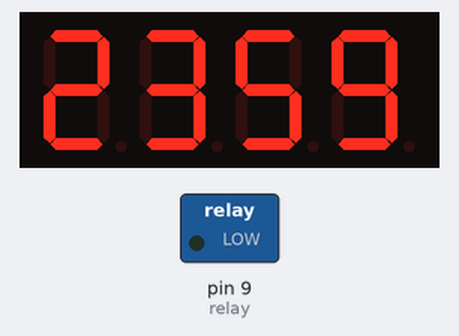
Bench run of a sketch on a simulated Arduino Uno, built with avr-gcc and run on an emulated ATmega328P. On the bench: 4-digit seven-segment display, switched loads named in the sketch (green lamp = pin HIGH). Wiring (inferred from the names in the program): 4-digit 7-segment display, segments lit when HIGH: segments pin 1, pin 2, pin 3, pin 4, pin 5, pin 6, pin 7, pin 8; digit selects pin 10, pin 11, pin 12, pin 13. Dashed ring = blinking. The segment pins are drawn as the display they are named for; pins used as bus, display or sensor lines are not drawn.

Above: at 0.1 s.
At 32.1 s:
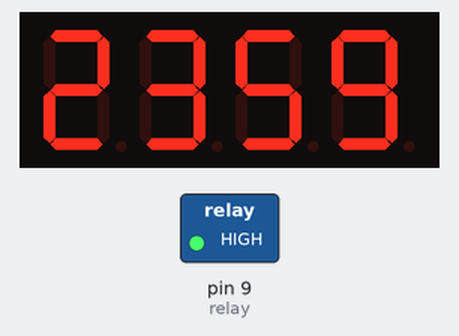
At 64.1 s:
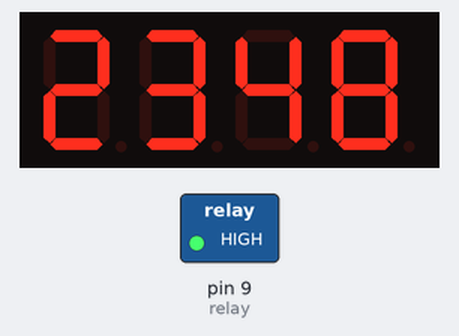
At 128.1 s:
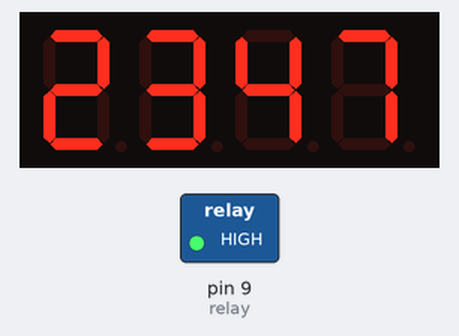
Timing chart, 0 to 130.0 s (numbered marks = the images above):
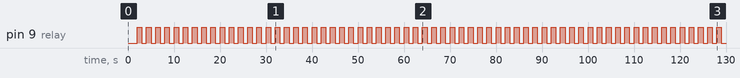

The sketch:

Clock.ino
```cpp
int segA = 1;
int segB = 2;
int segC = 3;
int segD = 4;
int segE = 5;
int segF = 6;
int segG = 7;
int segP = 8;

int dig1 = 10;
int dig2 = 11;
int dig3 = 12;
int dig4 = 13;

int relay = 9;

int elapsed = millis() / 1000;

void showNumber(byte num) {
  switch (num) {
    case 0:
      digitalWrite(segA, HIGH);
      digitalWrite(segB, HIGH);
      digitalWrite(segC, HIGH);
      digitalWrite(segD, HIGH);
      digitalWrite(segE, HIGH);
      digitalWrite(segF, HIGH);
      digitalWrite(segG, LOW);
      break;
    case 1:
      digitalWrite(segA, LOW);
      digitalWrite(segB, HIGH);
      digitalWrite(segC, HIGH);
      digitalWrite(segD, LOW);
      digitalWrite(segE, LOW);
      digitalWrite(segF, LOW);
      digitalWrite(segG, LOW);
      break;
    case 2:
      digitalWrite(segA, HIGH);
      digitalWrite(segB, HIGH);
      digitalWrite(segC, LOW);
      digitalWrite(segD, HIGH);
      digitalWrite(segE, HIGH);
      digitalWrite(segF, LOW);
      digitalWrite(segG, HIGH);
      break;
    case 3:
      digitalWrite(segA, HIGH);
      digitalWrite(segB, HIGH);
      digitalWrite(segC, HIGH);
      digitalWrite(segD, HIGH);
      digitalWrite(segE, LOW);
      digitalWrite(segF, LOW);
      digitalWrite(segG, HIGH);
      break;
    case 4:
      digitalWrite(segA, LOW);
      digitalWrite(segB, HIGH);
      digitalWrite(segC, HIGH);
      digitalWrite(segD, LOW);
      digitalWrite(segE, LOW);
      digitalWrite(segF, HIGH);
      digitalWrite(segG, HIGH);
      break;
    case 5:
      digitalWrite(segA, HIGH);
      digitalWrite(segB, LOW);
      digitalWrite(segC, HIGH);
      digitalWrite(segD, HIGH);
      digitalWrite(segE, LOW);
      digitalWrite(segF, HIGH);
      digitalWrite(segG, HIGH);
      break;
    case 6:
      digitalWrite(segA, HIGH);
      digitalWrite(segB, LOW);
      digitalWrite(segC, HIGH);
      digitalWrite(segD, HIGH);
      digitalWrite(segE, HIGH);
      digitalWrite(segF, HIGH);
      digitalWrite(segG, HIGH);
      break;
    case 7:
      digitalWrite(segA, HIGH);
      digitalWrite(segB, HIGH);
      digitalWrite(segC, HIGH);
      digitalWrite(segD, LOW);
      digitalWrite(segE, LOW);
      digitalWrite(segF, LOW);
      digitalWrite(segG, LOW);
      break;
    case 8:
      digitalWrite(segA, HIGH);
      digitalWrite(segB, HIGH);
      digitalWrite(segC, HIGH);
      digitalWrite(segD, HIGH);
      digitalWrite(segE, HIGH);
      digitalWrite(segF, HIGH);
      digitalWrite(segG, HIGH);
      break;
    case 9:
      digitalWrite(segA, HIGH);
      digitalWrite(segB, HIGH);
      digitalWrite(segC, HIGH);
      digitalWrite(segD, HIGH);
      digitalWrite(segE, LOW);
      digitalWrite(segF, HIGH);
      digitalWrite(segG, HIGH);
      break;
    default:
      digitalWrite(segA, LOW);
      digitalWrite(segB, LOW);
      digitalWrite(segC, LOW);
      digitalWrite(segD, LOW);
      digitalWrite(segE, LOW);
      digitalWrite(segF, LOW);
      digitalWrite(segG, LOW);
      break;
  }
}

void selectDigits(byte dig) {
  if (dig & 1)
    digitalWrite(dig1, LOW);
  else
    digitalWrite(dig1, HIGH);

  if (dig & 2)
    digitalWrite(dig2, LOW);
  else
    digitalWrite(dig2, HIGH);

  if (dig & 4)
    digitalWrite(dig3, LOW);
  else
    digitalWrite(dig3, HIGH);

  if (dig & 8)
    digitalWrite(dig4, LOW);
  else
    digitalWrite(dig4, HIGH);
}

void setup() {
  pinMode(segA, OUTPUT);
  pinMode(segB, OUTPUT);
  pinMode(segC, OUTPUT);
  pinMode(segD, OUTPUT);
  pinMode(segE, OUTPUT);
  pinMode(segF, OUTPUT);
  pinMode(segG, OUTPUT);
  pinMode(segP, OUTPUT);

  pinMode(dig1, OUTPUT);
  pinMode(dig2, OUTPUT);
  pinMode(dig3, OUTPUT);
  pinMode(dig4, OUTPUT);

  pinMode(relay, OUTPUT);
}

void loop() {
  int current = elapsed;
  int minutes = current / 60;
  int seconds = current % 60;
  int hours   = minutes / 60 % 24;
  int refresh = 5000;
//  byte d1 = minutes % 60 / 10;
//  byte d2 = minutes % 10;
//  byte d3 = seconds / 10;
//  byte d4 = seconds % 10;
  byte d1 = (24 - hours) / 10;
  byte d2 = (24 - hours) % 10 - 1;
  byte d3 = (60 - minutes % 60) / 10 - 1;
  byte d4 = 9 - minutes % 10;
  bool sp = current & 1 == 1 ? HIGH : LOW;
  while (current == elapsed) {
    selectDigits(1);
    showNumber(d1);
    digitalWrite(segP, LOW);
    delayMicroseconds(refresh);
    selectDigits(2);
    showNumber(d2);
    digitalWrite(segP, sp);
    delayMicroseconds(refresh);
    selectDigits(4);
    showNumber(d3);
    digitalWrite(segP, LOW);
    delayMicroseconds(refresh);
    selectDigits(8);
    showNumber(d4);
    digitalWrite(segP, LOW);
    delayMicroseconds(refresh);
    elapsed = millis() / 1000;
  }
  digitalWrite(relay, sp);
}
```

Measured:
- by itself, pin 9 (relay): alternates HIGH for 0.99 s and LOW for 0.99 s
